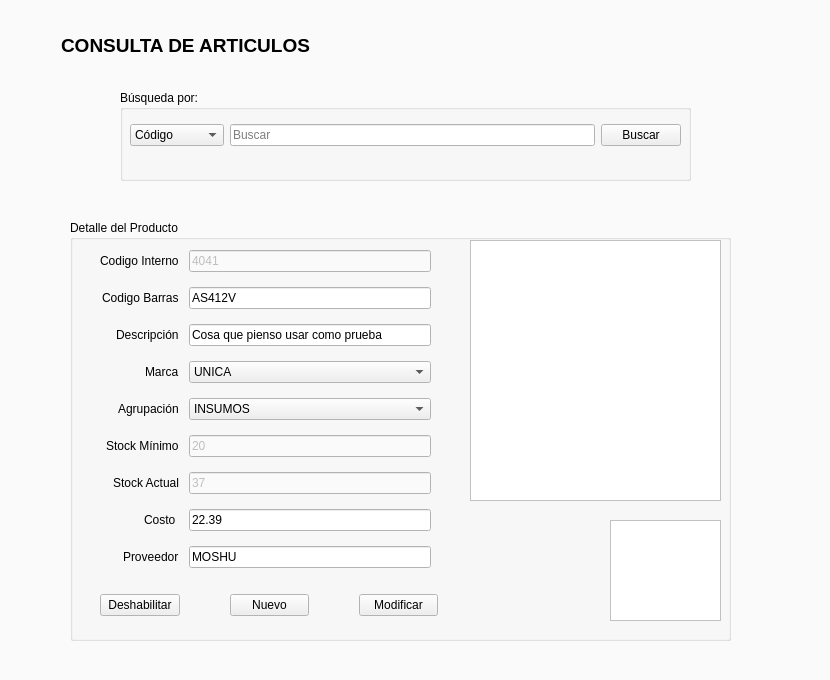
<?xml version="1.0" encoding="UTF-8"?>
<ui version="4.0">
 <class>Form</class>
 <widget class="QWidget" name="Form">
  <property name="geometry">
   <rect>
    <x>0</x>
    <y>0</y>
    <width>830</width>
    <height>680</height>
   </rect>
  </property>
  <property name="palette">
   <palette>
    <active>
     <colorrole role="Base">
      <brush brushstyle="SolidPattern">
       <color alpha="255">
        <red>255</red>
        <green>255</green>
        <blue>255</blue>
       </color>
      </brush>
     </colorrole>
     <colorrole role="Window">
      <brush brushstyle="SolidPattern">
       <color alpha="255">
        <red>250</red>
        <green>250</green>
        <blue>250</blue>
       </color>
      </brush>
     </colorrole>
    </active>
    <inactive>
     <colorrole role="Base">
      <brush brushstyle="SolidPattern">
       <color alpha="255">
        <red>255</red>
        <green>255</green>
        <blue>255</blue>
       </color>
      </brush>
     </colorrole>
     <colorrole role="Window">
      <brush brushstyle="SolidPattern">
       <color alpha="255">
        <red>250</red>
        <green>250</green>
        <blue>250</blue>
       </color>
      </brush>
     </colorrole>
    </inactive>
    <disabled>
     <colorrole role="Base">
      <brush brushstyle="SolidPattern">
       <color alpha="255">
        <red>250</red>
        <green>250</green>
        <blue>250</blue>
       </color>
      </brush>
     </colorrole>
     <colorrole role="Window">
      <brush brushstyle="SolidPattern">
       <color alpha="255">
        <red>250</red>
        <green>250</green>
        <blue>250</blue>
       </color>
      </brush>
     </colorrole>
    </disabled>
   </palette>
  </property>
  <property name="windowTitle">
   <string>Form</string>
  </property>
  <widget class="QGroupBox" name="groupBox_6">
   <property name="geometry">
    <rect>
     <x>120</x>
     <y>90</y>
     <width>571</width>
     <height>91</height>
    </rect>
   </property>
   <property name="title">
    <string>Búsqueda por:</string>
   </property>
   <widget class="QWidget" name="layoutWidget">
    <property name="geometry">
     <rect>
      <x>10</x>
      <y>20</y>
      <width>551</width>
      <height>51</height>
     </rect>
    </property>
    <layout class="QHBoxLayout" name="horizontalLayout_2">
     <item>
      <widget class="QComboBox" name="comboBox_4">
       <item>
        <property name="text">
         <string>Código</string>
        </property>
       </item>
       <item>
        <property name="text">
         <string>Descripción</string>
        </property>
       </item>
      </widget>
     </item>
     <item>
      <widget class="QLineEdit" name="buscador">
       <property name="mouseTracking">
        <bool>false</bool>
       </property>
       <property name="frame">
        <bool>true</bool>
       </property>
       <property name="placeholderText">
        <string>Buscar</string>
       </property>
      </widget>
     </item>
     <item>
      <widget class="QPushButton" name="pushButton_8">
       <property name="text">
        <string>Buscar</string>
       </property>
       <property name="icon">
        <iconset>
         <normaloff>iconos/iconos/search.ico</normaloff>iconos/iconos/search.ico</iconset>
       </property>
       <property name="iconSize">
        <size>
         <width>20</width>
         <height>20</height>
        </size>
       </property>
      </widget>
     </item>
    </layout>
   </widget>
  </widget>
  <widget class="QGroupBox" name="groupBox_5">
   <property name="geometry">
    <rect>
     <x>70</x>
     <y>220</y>
     <width>661</width>
     <height>421</height>
    </rect>
   </property>
   <property name="title">
    <string>Detalle del Producto</string>
   </property>
   <widget class="QWidget" name="formLayoutWidget">
    <property name="geometry">
     <rect>
      <x>20</x>
      <y>20</y>
      <width>351</width>
      <height>348</height>
     </rect>
    </property>
    <layout class="QFormLayout" name="detalle">
     <property name="labelAlignment">
      <set>Qt::AlignRight|Qt::AlignTrailing|Qt::AlignVCenter</set>
     </property>
     <property name="horizontalSpacing">
      <number>10</number>
     </property>
     <property name="verticalSpacing">
      <number>15</number>
     </property>
     <property name="leftMargin">
      <number>10</number>
     </property>
     <property name="topMargin">
      <number>10</number>
     </property>
     <property name="rightMargin">
      <number>10</number>
     </property>
     <property name="bottomMargin">
      <number>10</number>
     </property>
     <item row="0" column="0">
      <widget class="QLabel" name="label_2">
       <property name="text">
        <string>Codigo Interno</string>
       </property>
      </widget>
     </item>
     <item row="0" column="1">
      <widget class="QLineEdit" name="art_id">
       <property name="enabled">
        <bool>false</bool>
       </property>
       <property name="text">
        <string>4041</string>
       </property>
      </widget>
     </item>
     <item row="1" column="0">
      <widget class="QLabel" name="label_3">
       <property name="text">
        <string>Codigo Barras</string>
       </property>
      </widget>
     </item>
     <item row="1" column="1">
      <widget class="QLineEdit" name="art_cod_barras">
       <property name="text">
        <string>AS412V</string>
       </property>
      </widget>
     </item>
     <item row="2" column="0">
      <widget class="QLabel" name="label_5">
       <property name="text">
        <string>Descripción</string>
       </property>
      </widget>
     </item>
     <item row="2" column="1">
      <widget class="QLineEdit" name="art_descripcion">
       <property name="text">
        <string>Cosa que pienso usar como prueba</string>
       </property>
      </widget>
     </item>
     <item row="3" column="0">
      <widget class="QLabel" name="label_7">
       <property name="text">
        <string>Marca</string>
       </property>
      </widget>
     </item>
     <item row="3" column="1">
      <widget class="QComboBox" name="art_marca">
       <item>
        <property name="text">
         <string>UNICA</string>
        </property>
       </item>
       <item>
        <property name="text">
         <string>TORNO</string>
        </property>
       </item>
      </widget>
     </item>
     <item row="4" column="0">
      <widget class="QLabel" name="label_10">
       <property name="text">
        <string>Agrupación</string>
       </property>
      </widget>
     </item>
     <item row="4" column="1">
      <widget class="QComboBox" name="art_agrupacion">
       <item>
        <property name="text">
         <string>INSUMOS</string>
        </property>
       </item>
       <item>
        <property name="text">
         <string>REPARACION</string>
        </property>
       </item>
       <item>
        <property name="text">
         <string>INVERSION</string>
        </property>
       </item>
      </widget>
     </item>
     <item row="5" column="0">
      <widget class="QLabel" name="label_9">
       <property name="text">
        <string>Stock Mínimo</string>
       </property>
      </widget>
     </item>
     <item row="5" column="1">
      <widget class="QLineEdit" name="art_stock_minimo">
       <property name="enabled">
        <bool>false</bool>
       </property>
       <property name="text">
        <string>20</string>
       </property>
      </widget>
     </item>
     <item row="6" column="0">
      <widget class="QLabel" name="label_12">
       <property name="text">
        <string>Stock Actual</string>
       </property>
      </widget>
     </item>
     <item row="6" column="1">
      <widget class="QLineEdit" name="proto_stock_actual">
       <property name="enabled">
        <bool>false</bool>
       </property>
       <property name="text">
        <string>37</string>
       </property>
      </widget>
     </item>
     <item row="7" column="0">
      <widget class="QLabel" name="label_13">
       <property name="text">
        <string>Costo </string>
       </property>
      </widget>
     </item>
     <item row="8" column="0">
      <widget class="QLabel" name="label_14">
       <property name="text">
        <string>Proveedor</string>
       </property>
      </widget>
     </item>
     <item row="7" column="1">
      <widget class="QLineEdit" name="stock_costo">
       <property name="text">
        <string>22.39</string>
       </property>
      </widget>
     </item>
     <item row="8" column="1">
      <widget class="QLineEdit" name="prov_id">
       <property name="text">
        <string>MOSHU</string>
       </property>
      </widget>
     </item>
    </layout>
   </widget>
   <widget class="QWidget" name="horizontalLayoutWidget">
    <property name="geometry">
     <rect>
      <x>20</x>
      <y>360</y>
      <width>358</width>
      <height>51</height>
     </rect>
    </property>
    <layout class="QHBoxLayout" name="horizontalLayout_4" stretch="0,0,0">
     <property name="spacing">
      <number>50</number>
     </property>
     <property name="sizeConstraint">
      <enum>QLayout::SetDefaultConstraint</enum>
     </property>
     <property name="leftMargin">
      <number>10</number>
     </property>
     <property name="topMargin">
      <number>10</number>
     </property>
     <property name="rightMargin">
      <number>10</number>
     </property>
     <property name="bottomMargin">
      <number>10</number>
     </property>
     <item>
      <widget class="QPushButton" name="btn_deshabilitar">
       <property name="text">
        <string>Deshabilitar</string>
       </property>
       <property name="icon">
        <iconset>
         <normaloff>iconos/iconos/error.ico</normaloff>iconos/iconos/error.ico</iconset>
       </property>
       <property name="iconSize">
        <size>
         <width>20</width>
         <height>20</height>
        </size>
       </property>
      </widget>
     </item>
     <item>
      <widget class="QPushButton" name="btn_nuevo">
       <property name="text">
        <string>Nuevo</string>
       </property>
       <property name="icon">
        <iconset>
         <normaloff>iconos/iconos/new.ico</normaloff>iconos/iconos/new.ico</iconset>
       </property>
       <property name="iconSize">
        <size>
         <width>20</width>
         <height>20</height>
        </size>
       </property>
      </widget>
     </item>
     <item>
      <widget class="QPushButton" name="btn_modificar">
       <property name="text">
        <string>Modificar</string>
       </property>
       <property name="icon">
        <iconset>
         <normaloff>iconos/iconos/edit.ico</normaloff>iconos/iconos/edit.ico</iconset>
       </property>
       <property name="iconSize">
        <size>
         <width>20</width>
         <height>20</height>
        </size>
       </property>
       <property name="checkable">
        <bool>false</bool>
       </property>
       <property name="autoDefault">
        <bool>false</bool>
       </property>
      </widget>
     </item>
    </layout>
   </widget>
   <widget class="QGraphicsView" name="graphicsView">
    <property name="geometry">
     <rect>
      <x>540</x>
      <y>300</y>
      <width>111</width>
      <height>101</height>
     </rect>
    </property>
    <property name="palette">
     <palette>
      <active>
       <colorrole role="Base">
        <brush brushstyle="SolidPattern">
         <color alpha="255">
          <red>255</red>
          <green>255</green>
          <blue>255</blue>
         </color>
        </brush>
       </colorrole>
      </active>
      <inactive>
       <colorrole role="Base">
        <brush brushstyle="SolidPattern">
         <color alpha="255">
          <red>255</red>
          <green>255</green>
          <blue>255</blue>
         </color>
        </brush>
       </colorrole>
      </inactive>
      <disabled>
       <colorrole role="Base">
        <brush brushstyle="SolidPattern">
         <color alpha="255">
          <red>171</red>
          <green>177</green>
          <blue>182</blue>
         </color>
        </brush>
       </colorrole>
      </disabled>
     </palette>
    </property>
   </widget>
   <widget class="QTableView" name="tableView">
    <property name="geometry">
     <rect>
      <x>400</x>
      <y>20</y>
      <width>251</width>
      <height>261</height>
     </rect>
    </property>
   </widget>
  </widget>
  <widget class="QWidget" name="horizontalLayoutWidget_2">
   <property name="geometry">
    <rect>
     <x>50</x>
     <y>20</y>
     <width>271</width>
     <height>51</height>
    </rect>
   </property>
   <layout class="QHBoxLayout" name="horizontalLayout_3">
    <property name="spacing">
     <number>10</number>
    </property>
    <property name="leftMargin">
     <number>10</number>
    </property>
    <property name="topMargin">
     <number>10</number>
    </property>
    <property name="rightMargin">
     <number>10</number>
    </property>
    <property name="bottomMargin">
     <number>10</number>
    </property>
    <item>
     <widget class="QLabel" name="label">
      <property name="font">
       <font>
        <family>Arial</family>
        <pointsize>14</pointsize>
        <weight>75</weight>
        <bold>true</bold>
       </font>
      </property>
      <property name="layoutDirection">
       <enum>Qt::LeftToRight</enum>
      </property>
      <property name="autoFillBackground">
       <bool>false</bool>
      </property>
      <property name="text">
       <string>CONSULTA DE ARTICULOS</string>
      </property>
      <property name="alignment">
       <set>Qt::AlignCenter</set>
      </property>
     </widget>
    </item>
   </layout>
  </widget>
  <widget class="QLabel" name="label_4">
   <property name="geometry">
    <rect>
     <x>450</x>
     <y>20</y>
     <width>300</width>
     <height>80</height>
    </rect>
   </property>
   <property name="text">
    <string/>
   </property>
   <property name="pixmap">
    <pixmap>iconos/corupel.jpg</pixmap>
   </property>
   <property name="scaledContents">
    <bool>true</bool>
   </property>
  </widget>
 </widget>
 <resources/>
 <connections/>
</ui>
